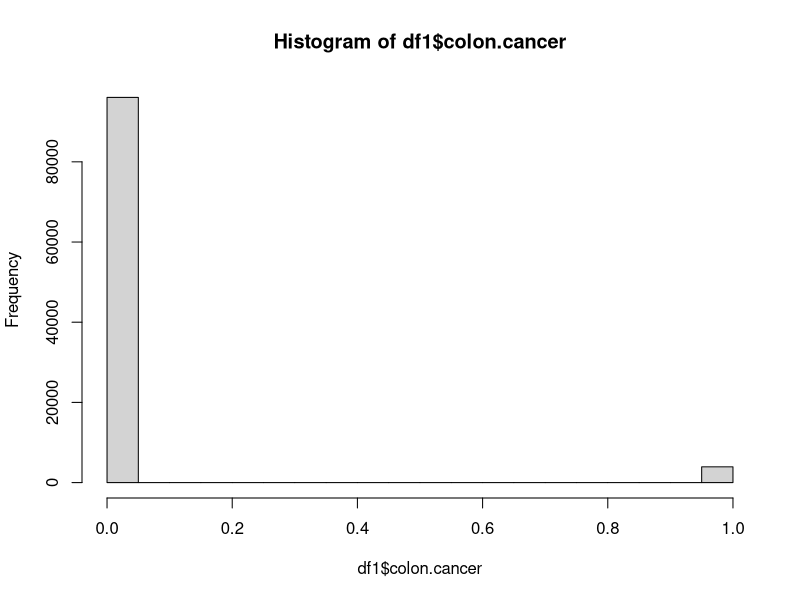
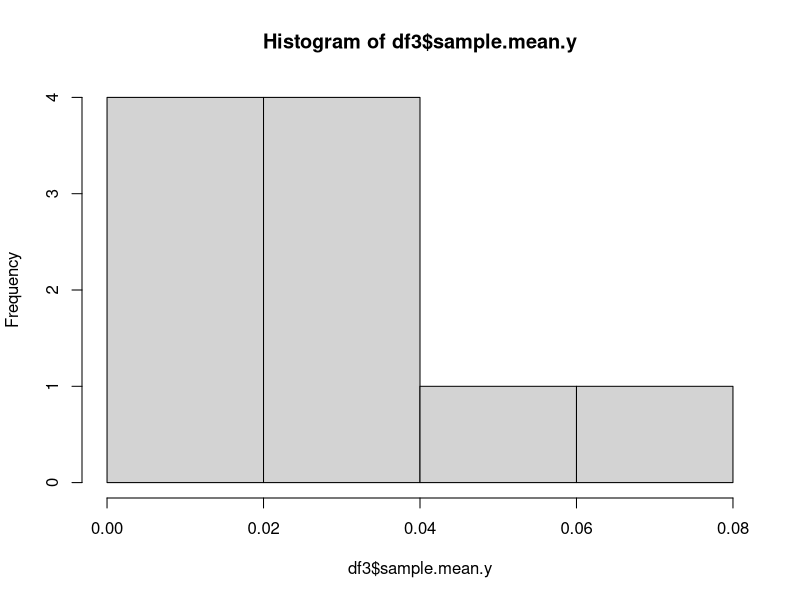

These charts were generated, in order, by the following R code:
# Y = {0,1}
# E[Y] = 0.5 
#Var[Y] = 0.25

library(dplyr)
library(tidyr)
library(ggplot2)
library(gganimate)
set.seed(10) 
options(scipen=999)

df1 <- sample(x=c(0,1), prob = c(1-0.04,0.04), size=100000, replace = TRUE)

df1 <- as.data.frame(df1) %>%
       rename(colon.cancer=1) %>%
       mutate(id = row_number()) %>%
       select(id, colon.cancer)
  
names(df1) <- c("id", "colon.cancer") 

pop.mean.Y <- mean(df1$colon.cancer)
pop.var.Y <- var(df1$colon.cancer)
pop.sd.Y <- sd(df1$colon.cancer)


df2 <- sample_n(df1, 100)

sample.mean.y <- mean(df2$colon.cancer)


df3 <- replicate(10, {
  dft <- sample_n(df1, 100)
  mean(dft$colon.cancer)
})

df3 <- as.data.frame(df3)  
names(df3) <- c("sample.mean.y")

mean.of.y.bar <- mean(df3$sample.mean.y)
var.of.y.bar <- var(df3$sample.mean.y)

pop.var.Y/100

hist(df1$colon.cancer)
hist(df3$sample.mean.y)
